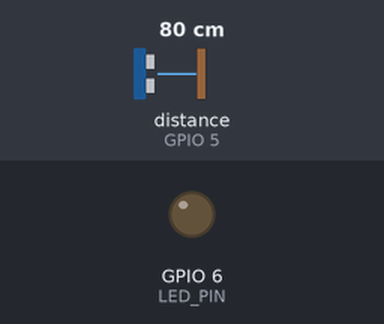
The sketch below on a simulated ESP32-C3. On the bench: output pins drawn as LEDs (lit = HIGH). Wiring (inferred from the names in the program): ultrasonic range finder: trigger GPIO 4; echo GPIO 5. The test bench sets the inputs (shaded band); at power-on: distance to the obstacle (sensor on GPIO 5) 80 cm. The echo pulse lasts 58.3 µs per cm; pins used as bus, display or sensor lines are not drawn; what the sketch prints to the serial monitor is not drawn.

Above: at 1.2 s.
1.3 s: distance to the obstacle (sensor on GPIO 5) set to 34 cm
3.9 s: distance to the obstacle (sensor on GPIO 5) set to 26 cm
At 5.4 s:
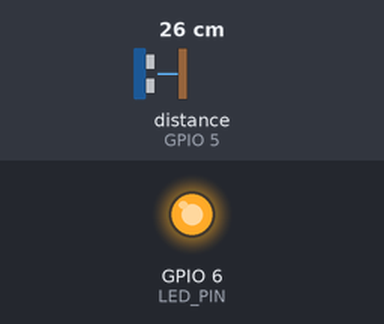
5.7 s: distance to the obstacle (sensor on GPIO 5) set to 33 cm
At 7.1 s:
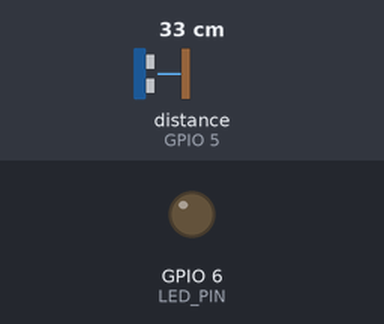
Timing chart, 0 to 8.7 s (numbered marks = the images above; inputs shaded):
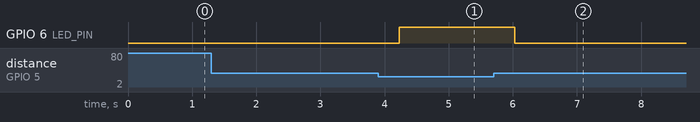

The sketch:

ultrasonic_distance.ino
```cpp
// ESP32-C3 超声波测距 + 单 LED 提示
// 团队：吴天鹏、符永儒、司淼清、吴辉

#define TRIG_PIN  4
#define ECHO_PIN  5
#define LED_PIN   6

#define THRESHOLD 30  // 距离阈值（cm）

void setup() {
  Serial.begin(115200);
  pinMode(TRIG_PIN, OUTPUT);
  pinMode(ECHO_PIN, INPUT);
  pinMode(LED_PIN, OUTPUT);
  Serial.println("=== 智能超声波防撞提示器 ===");
  Serial.println("Ready");
}

// 单次测距
float singleMeasure() {
  digitalWrite(TRIG_PIN, LOW);
  delayMicroseconds(2);
  digitalWrite(TRIG_PIN, HIGH);
  delayMicroseconds(10);
  digitalWrite(TRIG_PIN, LOW);

  long duration = pulseIn(ECHO_PIN, HIGH, 30000);
  if (duration <= 0) return 400;  // 超时返回最大值
  return duration * 0.034 / 2;
}

// 中位数滤波：连续读5次取中间值
float getStableDistance() {
  float readings[5];
  for (int i = 0; i < 5; i++) {
    readings[i] = singleMeasure();
    delay(30);
  }

  // 冒泡排序
  for (int i = 0; i < 4; i++) {
    for (int j = 0; j < 4 - i; j++) {
      if (readings[j] > readings[j + 1]) {
        float temp = readings[j];
        readings[j] = readings[j + 1];
        readings[j + 1] = temp;
      }
    }
  }

  return readings[2];  // 返回中位数
}

void loop() {
  float distance = getStableDistance();

  // 过滤异常值
  if (distance <= 0 || distance > 400) {
    Serial.println("Out of range");
    digitalWrite(LED_PIN, LOW);
    delay(200);
    return;
  }

  // 串口打印距离
  Serial.print("Distance: ");
  Serial.print(distance, 1);
  Serial.print(" cm  ");

  // 简易柱状图
  int bars = (int)distance / 2;
  for (int i = 0; i < bars && i < 40; i++) {
    Serial.print("█");
  }
  Serial.println();

  // LED 控制
  if (distance < THRESHOLD) {
    digitalWrite(LED_PIN, HIGH);
  } else {
    digitalWrite(LED_PIN, LOW);
  }

  delay(200);
}
```

Measured:
- the behaviour switches between 31 and 30 cm on distance to the obstacle (sensor on GPIO 5) (found by bisection; images 0 and 1)
- after the input at 1.3 s, every drawn part: stays the same
- after the input at 3.9 s, GPIO 6 (LED_PIN): LOW → HIGH after 0.33 s
- after the input at 5.7 s, GPIO 6 (LED_PIN): HIGH → LOW after 0.33 s
